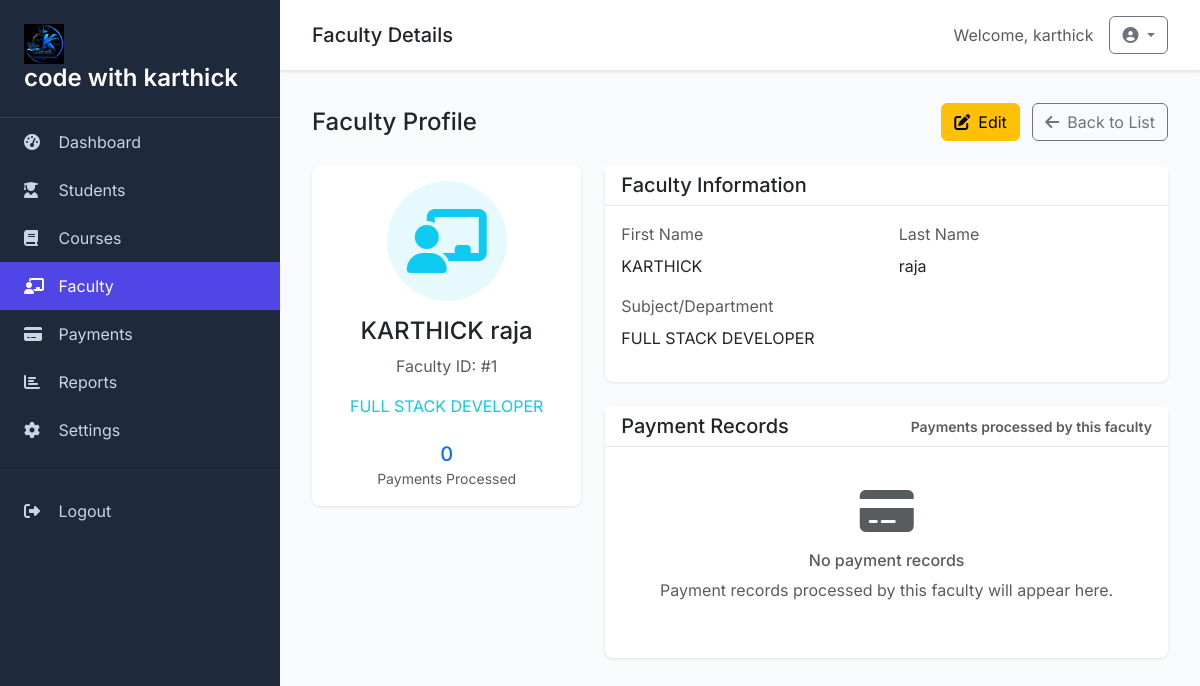
The app's page /faculty/1/ (signed in) with its own data.
### myapp/models.py (models this page shows, shortened)
class SiteSetting(models.Model):
    site_name = models.CharField(max_length=200, default='Student Management System')
    logo = models.ImageField(upload_to='logos/', blank=True, null=True)
    footer_text = models.TextField(blank=True, null=True)
    created_at = models.DateTimeField(auto_now_add=True)
    updated_at = models.DateTimeField(auto_now=True)
    class Meta:
        verbose_name = 'Site Setting'
        verbose_name_plural = 'Site Settings'

class Faculty(models.Model):
    first_name = models.CharField(max_length=50)
    last_name = models.CharField(max_length=50)
    subject = models.CharField(max_length=100)
    class Meta:
        verbose_name_plural = "Faculties"

### myapp/views.py (the view)
# urls.py: path('faculty/<int:pk>/', views.faculty_detail, name='faculty_detail'),
@login_required
def faculty_detail(request, pk):
    faculty = get_object_or_404(Faculty, pk=pk)
    settings = SiteSetting.objects.first()
    return render(request, "faculty/detail.html", {
        "faculty": faculty,
        "settings": settings
    })

### templates/faculty/detail.html (shortened to what this page needs)
{% extends 'base.html' %}
{% block page_title %}Faculty Details{% endblock %}
{% block content %}
<div class="row mb-4">
    <div class="col-12">
        <div class="d-flex justify-content-between align-items-center">
            <h4 class="mb-0">Faculty Profile</h4>
            <div>
                <a href="{% url 'faculty_update' faculty.pk %}" class="btn btn-warning me-2">
                    <i class="fas fa-edit me-2"></i>Edit
                </a>
                <a href="{% url 'faculty_list' %}" class="btn btn-outline-secondary">
                    <i class="fas fa-arrow-left me-2"></i>Back to List
                </a>
            </div>
        </div>
    </div>
</div>
<div class="row">
    <div class="col-lg-4 mb-4">
        <div class="card">
            <div class="card-body text-center">
                <div class="bg-info bg-opacity-10 rounded-circle mx-auto mb-3 d-flex align-items-center justify-content-center"
                     style="width: 120px; height: 120px;">
                    <i class="fas fa-chalkboard-teacher fa-4x text-info"></i>
                </div>
                <h4>{{ faculty.first_name }} {{ faculty.last_name }}</h4>
                <p class="text-muted">Faculty ID: #{{ faculty.pk }}</p>
                <p class="text-info">{{ faculty.subject }}</p>
                <div class="row text-center mt-4">
                    <div class="col">
                        <h5 class="text-primary mb-0">{{ faculty.payment_set.count }}</h5>
                        <small class="text-muted">Payments Processed</small>
                    </div>
                </div>
            </div>
        </div>
    </div>
    <div class="col-lg-8 mb-4">
        <div class="card">
            <div class="card-header">
                <h5 class="mb-0">Faculty Information</h5>
            </div>
            <div class="card-body">
                <div class="row">
                    <div class="col-md-6 mb-3">
                        <label class="form-label text-muted">First Name</label>
                        <p class="mb-0">{{ faculty.first_name }}</p>
                    </div>
                    <div class="col-md-6 mb-3">
                        <label class="form-label text-muted">Last Name</label>
                        <p class="mb-0">{{ faculty.last_name }}</p>
                    </div>
                    <div class="col-12 mb-3">
                        <label class="form-label text-muted">Subject/Department</label>
                        <p class="mb-0">{{ faculty.subject }}</p>
                    </div>
                </div>
            </div>
        </div>
        <div class="card mt-4">
            <div class="card-header d-flex justify-content-between align-items-center">
                <h5 class="mb-0">Payment Records</h5>
                <small class="text-muted">Payments processed by this faculty</small>
            </div>
            <div class="card-body">
                {% if faculty.payment_set.all %}
                    <div class="table-responsive">
                        <table class="table table-hover">
                            <thead>
                                <tr>
                                    <th>Receipt #</th>
                                    <th>Student</th>
                                    <th>Amount</th>
                                    <th>Date</th>
                                    <th>Remarks</th>
                                    <th>Action</th>
                                </tr>
                            </thead>
                            <tbody>
                                {% for payment in faculty.payment_set.all %}
                                <tr>
                                    <td>
                                        <strong class="text-primary">#{{ payment.pk|stringformat:"04d" }}</strong>
                                    </td>
                                    <td>
                                        <a href="{% url 'student_detail' payment.student.pk %}" class="text-decoration-none">
                                            {{ payment.student.first_name }} {{ payment.student.last_name }}
                                        </a>
                                    </td>
                                    <td>
                                        <span class="badge bg-success">${{ payment.amount|floatformat:2 }}</span>
                                    </td>
                                    <td>{{ payment.payment_date|date:"M d, Y" }}</td>
                                    <td>{{ payment.remarks|truncatewords:5|default:"—" }}</td>
                                    <td>
                                        <a href="{% url 'payment_detail' payment.pk %}" class="btn btn-sm btn-outline-info">
                                            <i class="fas fa-eye"></i>
                                        </a>
                                    </td>
                                </tr>
                                {% endfor %}
                            </tbody>
                        </table>
                    </div>
                {% else %}
                    <div class="text-center py-4">
                        <i class="fas fa-credit-card fa-3x text-muted mb-3"></i>
                        <h6 class="text-muted">No payment records</h6>
                        <p class="text-muted">Payment records processed by this faculty will appear here.</p>
                    </div>
                {% endif %}
            </div>
        </div>
    </div>
</div>
{% endblock %}

### templates/base.html (shortened to what this page needs)
<!DOCTYPE html>
{% load static %}
<html lang="en">
<head>
    <link href="https://cdn.jsdelivr.net/npm/bootstrap@5.3.0/dist/css/bootstrap.min.css" rel="stylesheet">
    <link href="https://cdnjs.cloudflare.com/ajax/libs/font-awesome/6.4.0/css/all.min.css" rel="stylesheet">
</head>
<body>
    <div class="sidebar">
        <div class="sidebar-brand">
            {% if settings.logo %}
                <img src="{{ settings.logo.url }}" alt="Logo" height="40" class="me-2">
            {% endif %}
            <h4>{{ settings.site_name|default:'SMS' }}</h4>
        </div>
        <nav class="nav flex-column">
            <a class="nav-link {% if request.resolver_match.url_name == 'dashboard' %}active{% endif %}" href="{% url 'dashboard' %}">
                <i class="fas fa-tachometer-alt"></i> Dashboard
            </a>
            <a class="nav-link {% if 'student' in request.resolver_match.url_name %}active{% endif %}" href="{% url 'student_list' %}">
                <i class="fas fa-user-graduate"></i> Students
            </a>
            <a class="nav-link {% if 'course' in request.resolver_match.url_name %}active{% endif %}" href="{% url 'course_list' %}">
                <i class="fas fa-book"></i> Courses
            </a>
            <a class="nav-link {% if 'faculty' in request.resolver_match.url_name %}active{% endif %}" href="{% url 'faculty_list' %}">
                <i class="fas fa-chalkboard-teacher"></i> Faculty
            </a>
            <a class="nav-link {% if 'payment' in request.resolver_match.url_name %}active{% endif %}" href="{% url 'payment_list' %}">
                <i class="fas fa-credit-card"></i> Payments
            </a>
            <a class="nav-link {% if request.resolver_match.url_name == 'reports' %}active{% endif %}" href="{% url 'reports' %}">
                <i class="fas fa-chart-bar"></i> Reports
            </a>
            <a class="nav-link {% if request.resolver_match.url_name == 'settings' %}active{% endif %}" href="{% url 'settings' %}">
                <i class="fas fa-cog"></i> Settings
            </a>
            <hr class="my-3" style="border-color: #374151;">
            <a class="nav-link" href="{% url 'logout' %}">
                <i class="fas fa-sign-out-alt"></i> Logout
            </a>
        </nav>
    </div>
    <div class="main-content">
        <div class="topbar d-flex justify-content-between align-items-center">
            <h5 class="mb-0">{% block page_title %}Dashboard{% endblock %}</h5>
            <div class="d-flex align-items-center">
                <span class="text-muted me-3">Welcome, {{ user.get_full_name|default:user.username }}</span>
                <div class="dropdown">
                    <button class="btn btn-outline-secondary dropdown-toggle" type="button" data-bs-toggle="dropdown">
                        <i class="fas fa-user-circle"></i>
                    </button>
                </div>
            </div>
        </div>
        {% block content %}{% endblock %}
    </div>
</body>
</html>

### templates/base.html (style rules this page uses)
:root { --primary-color: #4f46e5; --secondary-color: #6366f1; --success-color: #10b981; --danger-color: #ef4444; --warning-color: #f59e0b; --info-color: #3b82f6; --dark-color: #1f2937; --light-color: #f9fafb; --sidebar-bg: #1e293b; --sidebar-text: #cbd5e1; }
body { font-family: 'Inter', sans-serif; background-color: var(--light-color); }
.sidebar { background: var(--sidebar-bg); min-height: 100vh; position: fixed; top: 0; left: 0; width: 280px; z-index: 1000; transition: all 0.3s ease; }
.sidebar-brand { padding: 1.5rem; border-bottom: 1px solid #374151; }
.sidebar-brand h4 { color: white; margin: 0; font-weight: 600; }
.nav-link { color: var(--sidebar-text) !important; padding: 0.75rem 1.5rem; border-radius: 0; transition: all 0.3s ease; }
.nav-link:hover, .nav-link.active { background: var(--primary-color); color: white !important; }
.nav-link i { width: 20px; margin-right: 10px; }
.main-content { margin-left: 280px; padding: 2rem; }
.topbar { background: white; padding: 1rem 2rem; margin: -2rem -2rem 2rem -2rem; box-shadow: 0 1px 3px rgba(0,0,0,0.1); border-bottom: 1px solid #e5e7eb; }
.card { border: none; box-shadow: 0 1px 3px rgba(0,0,0,0.1); border-radius: 8px; }
.card-header { background: white; border-bottom: 1px solid #e5e7eb; font-weight: 600; }

### records on screen
SiteSetting: logo (picture), site_name "code with karthick"
Faculty: first_name "KARTHICK", last_name "raja", pk "1", subject "FULL STACK DEVELOPER", payment_set.count "0"

### other values on screen
{{ user.get_full_name|default:user.username }} "karthick"
